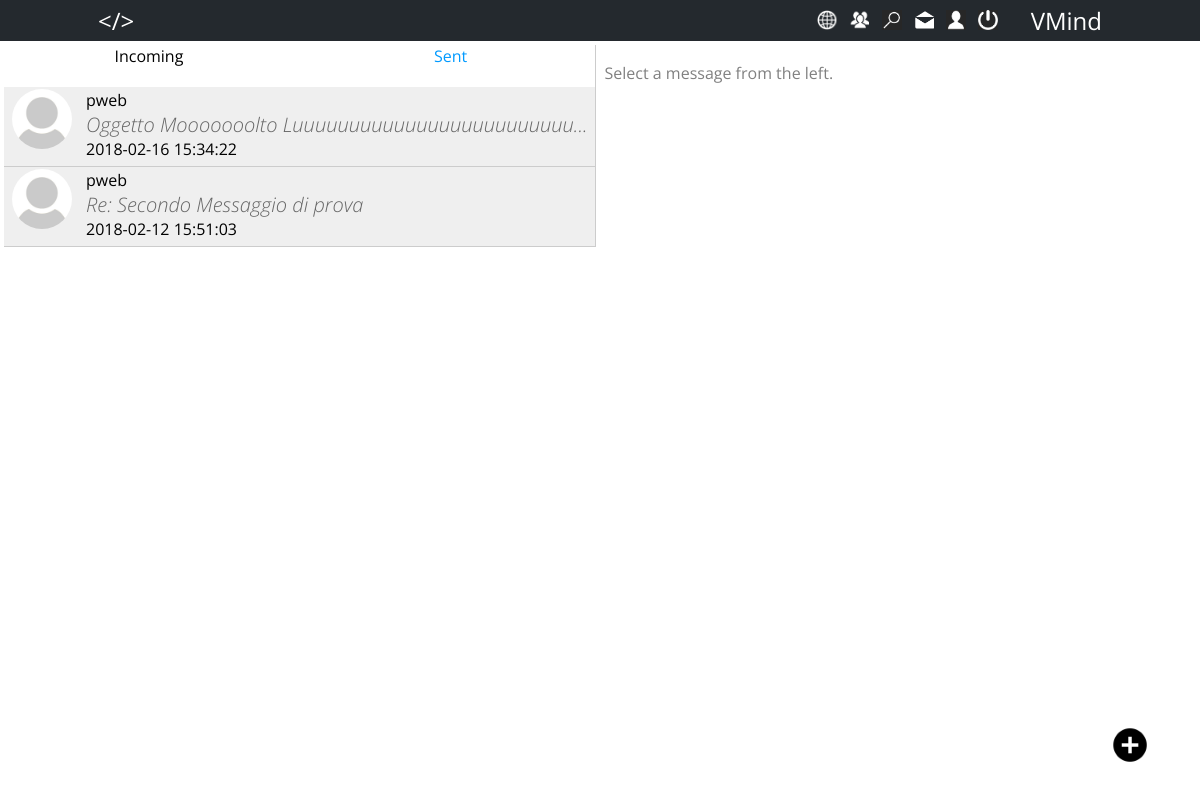
/php/mail.php?mail=1 (signed in), run on an earlier commit of the app's database.
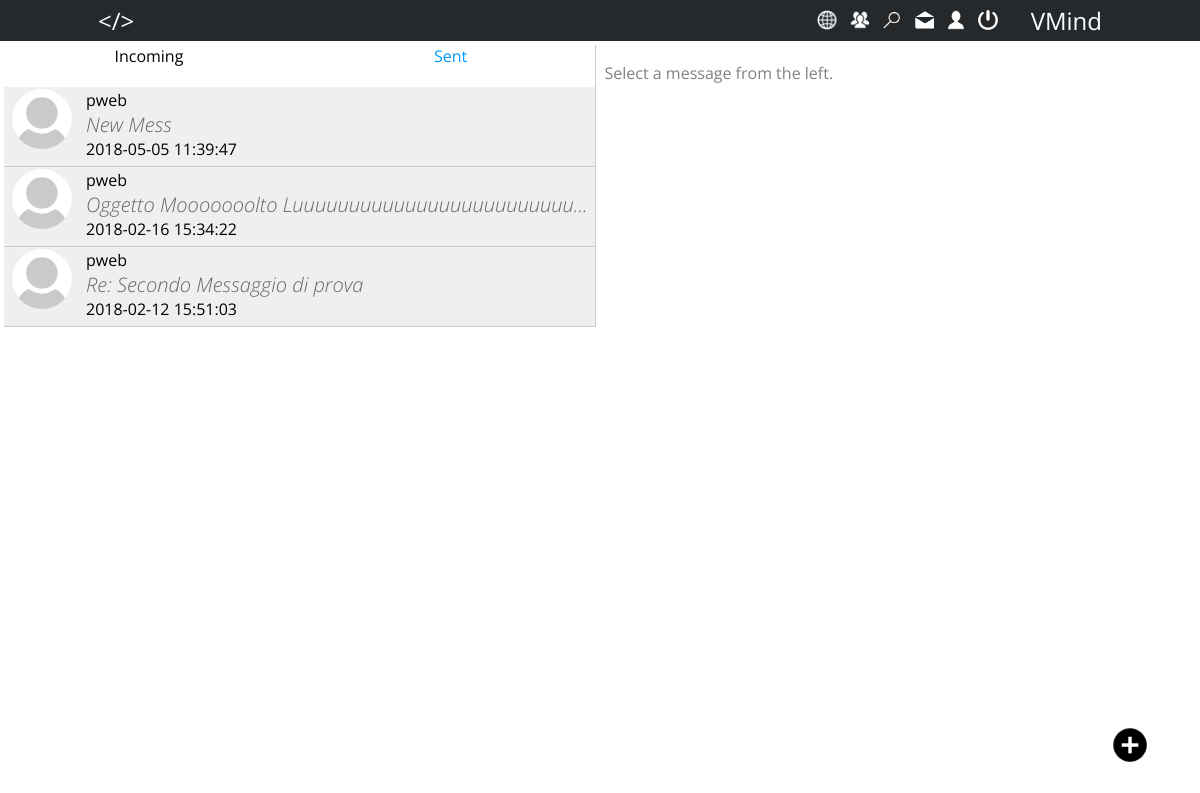
And on a later commit of the database.
### tables this page shows
CREATE TABLE `messaggio` (
  `ID` int(11) NOT NULL AUTO_INCREMENT,
  `Istante` timestamp NOT NULL DEFAULT CURRENT_TIMESTAMP,
  `Oggetto` varchar(100) NOT NULL,
  `Testo` text NOT NULL,
  `Destinatario` int(11) NOT NULL,
  `Mittente` int(11) NOT NULL,
  `Visualizzato` tinyint(1) NOT NULL DEFAULT '0',
  PRIMARY KEY (`ID`),
  KEY `Destinatario` (`Destinatario`),
  KEY `Mittente` (`Mittente`),
  CONSTRAINT `messaggio_ibfk_1` FOREIGN KEY (`Destinatario`) REFERENCES `utente` (`ID`) ON DELETE NO ACTION,
  CONSTRAINT `messaggio_ibfk_2` FOREIGN KEY (`Mittente`) REFERENCES `utente` (`ID`) ON DELETE NO ACTION
);

CREATE TABLE `utente` (
  `ID` int(11) NOT NULL AUTO_INCREMENT,
  `Email` varchar(100) NOT NULL,
  `Username` varchar(100) NOT NULL,
  `Nome` varchar(100) NOT NULL,
  `Cognome` varchar(100) NOT NULL,
  `Password` varchar(100) NOT NULL,
  `Amministratore` tinyint(1) NOT NULL DEFAULT '0',
  `Esperienza` int(11) NOT NULL DEFAULT '0',
  `Image` tinyint(1) NOT NULL DEFAULT '0',
  PRIMARY KEY (`ID`),
  UNIQUE KEY `Username` (`Username`),
  UNIQUE KEY `Email` (`Email`)
);

### php/utils/managerDB.php (called while the page is built, shortened)
<?php
require UTILS_DIR.'configurationDB.php';
$dbmanager = new DBManager();
class DBManager {
		private $connection = null;
    	function openConnection(){
    		if (!$this->isOpened()){
    			global $host;
    			global $username;
    			global $password;
    			global $dbName;
    			$this->connection = new mysqli($host, $username, $password);
				$this->connection->select_db($dbName) or
					die ('Non posso usare il database selezionato: ' . mysqli_error());
			}
    	}
    	function isOpened(){
       		return ($this->connection != null);
    	}
		function performQuery($queryText) {
			return $this->connection->query($queryText);
		}
		function sqlInjectionFilter($parameter){
			return $this->connection->real_escape_string($parameter);
		}
		function closeConnection(){
			$this->connection = null;
		}
	}
?>

### php/utils/configurationDB.php (called while the page is built)
<?php
	$host = 'localhost';
	$username = 'root';
	$password = '';
	$dbName = 'codeportal';
?>

### php/utils/informationUtil.php (called while the page is built, shortened)
<?php
require UTILS_DIR.'managerDB.php';
function getMailsOut() {
	global $dbmanager;
	$query = 'SELECT M.*, U1.ID AS UserID, U1.Username AS UsernameTarget, U1.Image, 0 AS dir '.
			 'FROM messaggio M INNER JOIN utente U1 ON U1.ID=M.Destinatario '.
			 'WHERE M.Mittente='.$_SESSION['userID'].' '.
			 'ORDER BY M.Istante DESC';
	$result = $dbmanager->performQuery($query);
	return $result;
}
function id2Pic($id) {
	global $dbmanager;
	$id = $dbmanager->sqlInjectionFilter($id);
	$query = 'SELECT U.Image '.
			 'FROM utente U '.
			 'WHERE U.ID='.$id;
	$result = $dbmanager->performQuery($query);
	return $result;
}
?>

### php/layout/dataWrapper.php (the view, shortened to what this page needs)
<?php
include_once UTILS_DIR.'profilePicUtil.php';
function getMailList($data) {
	$in_flag = false;
	while($row = $data->fetch_assoc()) {
		$image = getPic($row['UserID']);
		$in_flag = $row['dir'];
		$max_len = 50;
		if (strlen($row['Oggetto'])>$max_len) {
			$row['Oggetto'] = substr($row['Oggetto'], 0, $max_len-4).'...';
		}
		echo "<div id='".$row['ID']."' class='list_element ".(($row['Visualizzato']==1 || !$in_flag)?"v":"").
			 " ".((!$row['Visualizzato'] && $row['dir'])?"marked":"")."'>".
			 "<div class='image'>".
			 $image.
			 "</div>".
			 "<div class='details'>".
			 "<span>".$row['UsernameTarget']."</span><br>".
			 "<a>".
			 $row['Oggetto'].
			 "</a><br>".
			 "<span>".
			 $row['Istante'].
			 "</span>".
			 "</div>".
			 "</div>";
	}
	if(!$in_flag) return;
}
?>

### php/mail.php (shortened to what this page needs)
<!DOCTYPE html>
<html lang="en">
<head>
	<link rel="stylesheet" href="./../style/mail.css" type="text/css">
	<link rel="stylesheet" href="./../style/menu.css" type="text/css">
</head>
<body>
	<?php include LAYOUT_DIR.'menu.php'; ?>
	<section>
		<div class="list">
			<div>
				<div><a id="incoming_link" href="./mail.php" target="_self">Incoming</a></div>
				<div><a id="sent_link" href="./mail.php?mail=1" target="_self">Sent</a></div>
			</div>
			<?php
				require UTILS_DIR.'informationUtil.php';
				require LAYOUT_DIR.'dataWrapper.php';
				if($_GET['mail'])
					$emails = getMailsOut();
				else
					$emails = getMailsIn();
				getMailList($emails);
			?>
		</div>
		<div class="mail_content">
			<?php
				if(!isset($_GET['view'])) {
					echo '<div class="comunication">Select a message from the left.</div>';
				} else {
					$email = getMail($_GET['view']);
					wrapMailContent($email);
				}
			?>
		</div>
	</section>
	<a id="floating_button"></a>
</body>
</html>

### php/layout/menu.php (shortened to what this page needs)
<header>
	<nav>
		<div class="left">
			<span class="rx_space default_cursor">&lt;/></span>
		</div>
		<div class="right">
			<a href="./page.php" class="icon global"></a>
			<a href="./friends.php" class="icon friends"></a>
			<a href="./search.php" class="icon search"></a>
			<a href="./mail.php" class="icon mail"></a>
			<a href="./profile.php?id=<?php echo $_SESSION['userID']; ?>" class="icon profile"></a>
			<a href="./utils/logoutUtil.php" class="icon signout"></a>
			<span class="sx_space default_cursor"><?php echo $_SESSION['username']; ?></span>
		</div>
</header>

### php/utils/profilePicUtil.php (shortened to what this page needs)
<?php
	function getPic($id) {
		$default_pic = '<img src="./../images/user-default.jpeg" alt="Profile Pic">';
		$type = id2Pic($id);
		$type = $type->fetch_assoc();
		if (!$type['Image']) {
			return $default_pic;
		}
		return '<img src="./../uploads/'.hash('sha256', $id).'" alt="Profile Pic" >';
	}
?>

### style/mail.css (style rules this page uses)
* { box-sizing: border-box; }
html { margin: 0; padding: 0; }
body { margin: 0; padding: 0; font-family: 'Open Sans', sans-serif; }
a { text-decoration: none; color: inherit; }
section { display: block; overflow: hidden; padding: 4px 4px; }
.list { float: left; border-right: 1px solid #CCCCCC; min-height: 100px; text-align: center; }
.list div:first-child { display: block; overflow: hidden; margin-bottom:10px; }
.list div:first-child div:first-child { display: inline-block; width: 49%; float: left; }
.list div:first-child div:last-child { display: inline-block; width: 49%; float: right; }
.mail_content { display: inline-block; padding: 2px 8px; }
.comunication { color: gray; font-size: 16px; text-align: center; margin-top: 15px; }
.list_element { text-align: left; display: block; overflow: hidden; min-height: 35px; border-bottom: 1px solid #CCCCCC; padding: 2px 8px; cursor: pointer; background-color: #EFEFEF; }
.image { display: block; float: left; }
.image img { width: 60px; height: 60px; border-radius: 30px; }
.details { display: inline-block; margin-left: 14px; }
.details span { font-size: 16px; color: black; font-style: normal; font-weight: 400; }
.details a { font-size: 20px; color: #666666; font-style: italic; font-weight: lighter; word-wrap: break-word; }
.selected { color: #009aff !important; cursor: default !important; }
#floating_button { position: fixed; z-index: 80; bottom: 35px; right: 50px; background-image: url('./../images/plus_round.png'); background-size: cover; width: 40px; height: 40px; cursor: pointer; }

### style/menu.css (style rules this page uses)
header * { cursor: default; }
header { display: block; text-align: center; font-size: 24px; color: white; background-color: #24292e; width: 100%; margin: 0; padding-top: 4px; padding-bottom: 4px; cursor: default; }
nav { position: relative; margin: 0 auto; background-color: inherit; max-width: 1012px; overflow: hidden; }
nav a { height: 30px; width: 30px; color: inherit; cursor: pointer; }
.icon { display: inline-block; height: 20px; width: 20px; background-color: transparent; background-size: cover; background-repeat: no-repeat; margin-right: 6px; cursor: pointer; }
.left { display: inline-block; margin: 0; width: 33%; text-align: left; padding-left: 4px; float: left; }
.right { display: inline-block; margin: 0; text-align: right; padding-right: 4px; float: right; }
.mail { background-image: url('./../images/mail_icon.png'); }
.friends { background-image: url('./../images/friends_icon.png'); }
.global { background-image: url('./../images/global_icon.png'); }
.signout { background-image: url('./../images/signout_icon.png'); }
.profile { background-image: url('./../images/profile_icon.png'); }
.search { background-image: url('./../images/search_icon.png'); }
.rx_space { margin-right: 20px; }
.sx_space { margin-left: 20px; }
.default_cursor { cursor: default; }

What changed in the data, as far as the page shows it:
added messaggio: Destinatario.Username "pweb", Oggetto "New Mess", Istante "2018-05-05 11:39:47"
